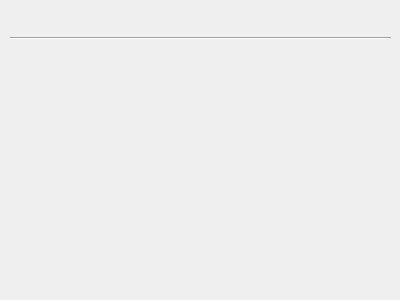
<?xml version="1.0" encoding="UTF-8"?>
<ui version="4.0">
 <class>Widget</class>
 <widget class="QWidget" name="Widget">
  <property name="geometry">
   <rect>
    <x>0</x>
    <y>0</y>
    <width>400</width>
    <height>300</height>
   </rect>
  </property>
  <property name="windowTitle">
   <string>Widget</string>
  </property>
  <widget class="Line" name="line">
   <property name="geometry">
    <rect>
     <x>10</x>
     <y>30</y>
     <width>381</width>
     <height>16</height>
    </rect>
   </property>
   <property name="orientation">
    <enum>Qt::Horizontal</enum>
   </property>
  </widget>
 </widget>
 <layoutdefault spacing="6" margin="11"/>
 <resources/>
 <connections/>
</ui>
